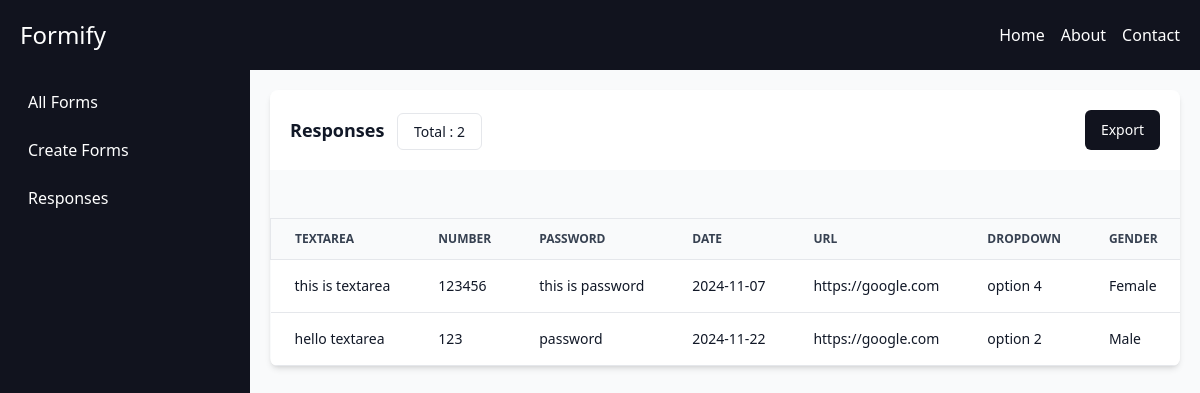
Screenshot of /aayush/formify/responses/5 (signed in) with the database file from the repository.
### tables this page shows
CREATE TABLE `fields` (
  `id` int(11) NOT NULL,
  `field_type` varchar(255) NOT NULL,
  `is_required` int(1) NOT NULL,
  `label` varchar(255) NOT NULL,
  `placeholder` varchar(255) NOT NULL,
  `form_id` varchar(255) NOT NULL,
  `is_active` varchar(1) NOT NULL,
  `default_value` varchar(255) NOT NULL,
  `options` text NOT NULL
);

### pages/responses.php (the view, shortened to what this page needs)
<?php
$fieldsQuery = "SELECT  * from fields where form_id=$form_id";
$fieldsRes = mysqli_query($con, $fieldsQuery);
$fieldsData = [];
while ($row = mysqli_fetch_assoc($fieldsRes)) {
    $fieldsData[] = $row;
}
$query = "SELECT  * from responses where form_id=$form_id";
$res = mysqli_query($con, $query);
$responsesData = [];
while ($row = mysqli_fetch_assoc($res)) {
    $responsesData[] = json_decode($row['response_values'], true);
}
$count = mysqli_num_rows($res);
?>
<div class="relative overflow-x-auto shadow-md sm:rounded-lg">
    <table id="responsesTable" class="w-full text-sm text-left text-gray-500">
        <div class="flex items-center justify-between text-gray-900 bg-white p-5">
            <div class="text-lg font-semibold text-left ">
                <span>
                Responses
                </span>
                <span class="text-muted text-sm font-normal ml-2 border rounded-md p-2 px-4">Total
                    : <?php echo $count ?>
                </span>
            </div>
            <button id="exportBtn"
                class="w-max items-center justify-center whitespace-nowrap rounded-md text-sm font-medium ring-offset-background transition-colors focus-visible:outline-none focus-visible:ring-2 focus-visible:ring-ring focus-visible:ring-offset-2 disabled:pointer-events-none disabled:opacity-50 bg-[#11131e] text-white hover:bg-[#11131e]/90 h-10 px-4 py-2 w-full"
                type="submit">Export</button>
        </div>
        <thead class="text-xs text-gray-700 uppercase bg-gray-50 border">
            <tr>
                <?php foreach ($fieldsData as $key => $value) {
                    ?>
                    <th scope="col" class="px-6 py-3">
                        <?php echo $value['label'] ?>
                    </th>
                    <?php
                } ?>
            </tr>
        </thead>
        <tbody>
            <?php
            foreach ($responsesData as $responseKey => $responseValue) {
                ?>
                <tr class="bg-white border-b">
                    <pre>
                    <?php foreach ($fieldsData as $key => $value) {
                        ?>
                        <td class="px-6 py-4 font-medium text-gray-900 whitespace-nowrap">
                            <?php echo $responseValue[$value['id']] ?>
                        </td>
                        <?php
                    } ?>
                </tr>
                <?php
            }
                ?>
        </tbody>
    </table>
</div>

### rows the page displays
fields: label "TEXTAREA", id "this is textarea", id "hello textarea"
fields: label "NUMBER", id "123456", id "123"
fields: label "PASSWORD", id "this is password", id "password"
fields: label "DATE", id "2024-11-07", id "2024-11-22"
fields: label "URL", id "https://google.com"
fields: label "DROPDOWN", id "option 4", id "option 2"
fields: label "GENDER", id "Female", id "Male"

### other values shown
$count "2"
